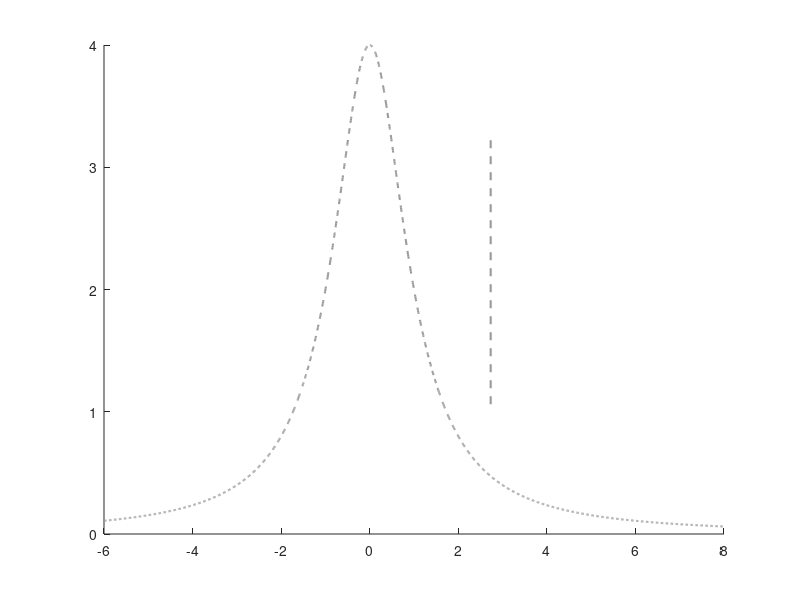

This figure's MATLAB source: (Note: this script raises an error after producing the figure.)
% --- MATLAB Code to Generate a Kerr Subcomb Schematic Diagram ---
% Author: Lu
% Date: 2025-09-26
clear; close all; clc;

% --- parameters ---
% f^2 : Normalized pump power, the larger it is, the more tilted the curve
S = 2;                

% Set the detuning range
Delta_vec = linspace(-6, 8, 2001);%6,8

% --- Solving cubic equation: I^3 - 2*Delta*I^2 + (1 + Delta^2)*I - S^2 = 0 ---
% roots_all: A num_points*3 matrix to store the roots of the function at sampled Delta points
num_points = numel(Delta_vec);
roots_all = NaN(num_points, 3); % store the three branches of the roots

% Calculate the roots at all detuning points
for k = 1:num_points
    D = Delta_vec(k);

    % coefficients of the cubic equation
    coeff = [1, -2*D, (1+D^2), -S^2];

    % solving the equation
    r = roots(coeff);

    % rule out negative roots
    r_real = r(abs(imag(r)) < 1e-8); % check if the imaginary part is close to 0
    r_pos = real(r_real);
    r_pos = r_pos(r_pos >= 0); % keep only non-negative roots

    % sort the roots
    r_pos = sort(r_pos, 'ascend');

    if k == 1
        % initialize at the first point
        roots_all(k, 1:numel(r_pos)) = r_pos;
    else
        prev_roots = roots_all(k-1, :);
        current_roots = NaN(1, 3);

        % Create mutable copies of roots to work with
        r_pos_available = r_pos; 
        prev_indices_unmatched = find(~isnan(prev_roots));

        % --- Globally Optimal Matching Algorithm ---
        % This loop iterates as many times as there are potential matches.
        % In each iteration, it finds the SINGLE BEST MATCH among all
        % remaining possibilities and assigns it.

        num_potential_matches = min(numel(prev_indices_unmatched), numel(r_pos_available));

        for match_iter = 1:num_potential_matches

            min_global_dist = inf;
            best_prev_idx = -1;
            best_r_pos_idx_in_available = -1;

            % Iterate through all currently unmatched previous branches
            for p_idx = prev_indices_unmatched
                % Find the closest root in the currently available r_pos list
                [min_local_dist, local_idx] = min(abs(r_pos_available - prev_roots(p_idx)));

                % If this pair is better than the best found so far, record it
                if min_local_dist < min_global_dist
                    min_global_dist = min_local_dist;
                    best_prev_idx = p_idx;
                    best_r_pos_idx_in_available = local_idx;
                end
            end

            % After checking all possibilities, we have the globally best pair.
            % Now, make the assignment.
            if best_prev_idx ~= -1
                % Assign the value to the correct branch in current_roots
                current_roots(best_prev_idx) = r_pos_available(best_r_pos_idx_in_available);

                % Remove the assigned root and branch from the available lists
                r_pos_available(best_r_pos_idx_in_available) = [];
                prev_indices_unmatched(prev_indices_unmatched == best_prev_idx) = [];
            else
                % This should not happen if there are matches to be made, but as a safeguard:
                break;
            end
        end

        % --- Handle New Branches ---
        % If there are any roots left in r_pos_available, they are new branches.
        if ~isempty(r_pos_available)
            nan_slots = find(isnan(current_roots));
            num_to_fill = min(numel(r_pos_available), numel(nan_slots));
            % Assign them to the empty slots, sorted by value for consistency
            current_roots(nan_slots(1:num_to_fill)) = sort(r_pos_available(1:num_to_fill));
        end

        % Store the correctly tracked roots
        roots_all(k, :) = current_roots;
    end
end


% --- Plotting ---
figure('Position', [100, 100, 1900, 1200]);  
hold on;

% plot the linear Lorentzian curve as a reference
I_linear = S^2 ./ (1 + Delta_vec.^2);
plot(Delta_vec, I_linear, '--', 'Color', [0.6 0.6 0.6], 'LineWidth', 1.5, 'DisplayName', 'Linear Cavity');


% Find jump point indices before plotting (ensure they are calculated for truncation)
minD = min(Delta_vec);
maxD = max(Delta_vec);
bp1_idx = find(~isnan(roots_all(:,3)), 1, 'first');
bp2_idx = find(~isnan(roots_all(:,3)), 1, 'last');
bp1 = bp1_idx*(maxD-minD)/numel(Delta_vec)+minD;
bp2 = bp2_idx*(maxD-minD)/numel(Delta_vec)+minD;
% xline(bp1, 'm--', 'LineWidth', 2,'HandleVisibility','off');
% xline(bp2, 'm--', 'LineWidth', 2,'HandleVisibility','off');
h = line([bp1 bp1], [roots_all(bp1_idx,1)  roots_all(bp1_idx,2)], 'Color', [0.6 0.6 0.6], 'LineStyle', '--', 'LineWidth', 1.5);
h.Annotation.LegendInformation.IconDisplayStyle = 'off'; % do not display in legend
h = line([bp2 bp2], [roots_all(bp2_idx,1)  roots_all(bp2_idx,2)], 'Color', [0.6 0.6 0.6], 'LineStyle', '--', 'LineWidth', 1.5);
h.Annotation.LegendInformation.IconDisplayStyle = 'off'; % do not display in legend

% plot the three branches, using different styles to distinguish them
% stable lower branch (usually roots_all(:,1))
plot(Delta_vec, roots_all(:,1), 'b', 'LineWidth', 2, 'DisplayName', 'Upper Branch');      
% stable upper branch (usually roots_all(:,3))
plot(Delta_vec, roots_all(:,3), 'r:', 'LineWidth', 2, 'DisplayName', 'Unstable Branch');      
% middle (unstable) branch (usually roots_all(:,2))
plot(Delta_vec, roots_all(:,2), 'r', 'Color', [0.85 0.33 0.1], 'LineWidth', 2, 'DisplayName', 'Lower Branch');  

grid on; 
box on;
xlabel('$\zeta_0$ (a.u.)','Interpreter','latex'); 
ylabel('$|\Psi|^2$ (a.u.)','Interpreter','latex');
title(sprintf('Tilted Lorentzian Curve, $f^2$ = %.2f', S),'Interpreter','latex');
set(gca, 'FontSize', 38); % adjust font size for readability

xlim([min(Delta_vec) max(Delta_vec)]);
ylim([0, max(roots_all(:)) * 1.1]);
legend('Location', 'NorthWest','FontName','Times New Roman'); % use DisplayName for legend
hold off;